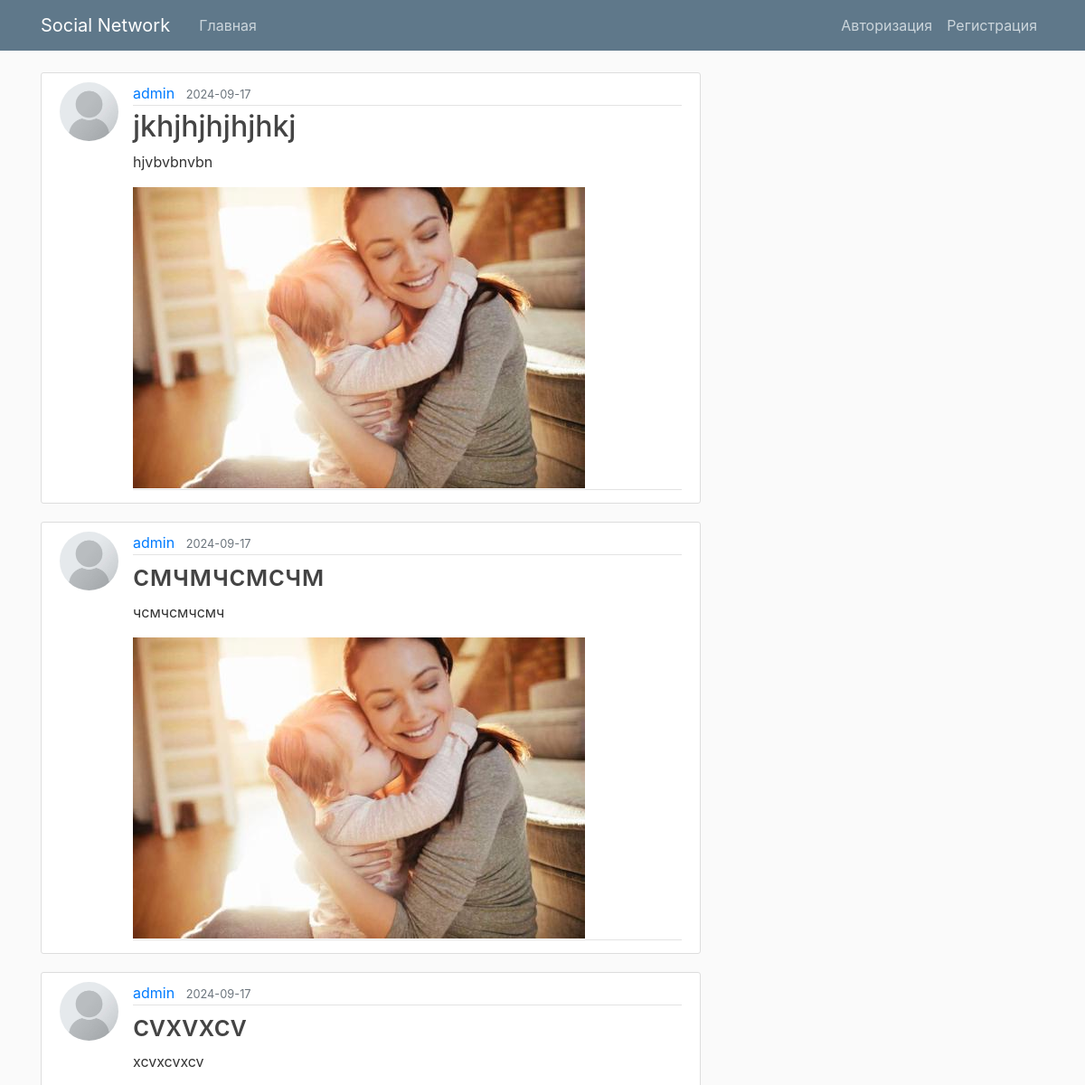
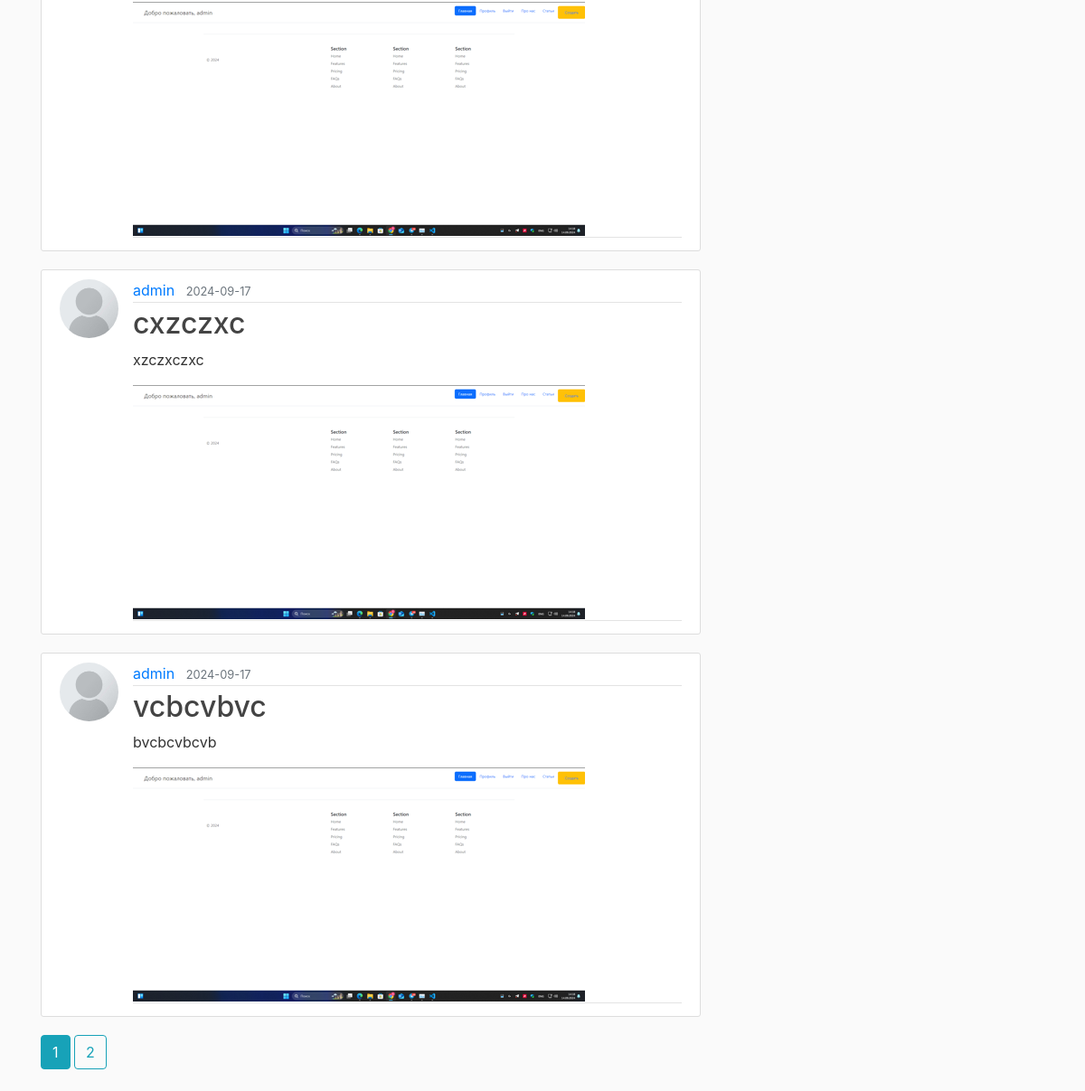
The page /home on the database its author committed (2 pictures, top to bottom).
### flaskblog/models.py (models this page shows, shortened)
class Post(db.Model):
    id = db.Column(db.Integer, primary_key=True)
    title = db.Column(db.String(100), nullable=False)
    date_posted = db.Column(db.DateTime, nullable=False, default=datetime.utcnow)
    content = db.Column(db.Text, nullable=False)
    post_image = db.Column(db.String(30), nullable=False, default='default.jpg')
    user_id = db.Column(db.Integer, db.ForeignKey('user.id'), nullable=False)

class User(db.Model, UserMixin):
    id = db.Column(db.Integer, primary_key=True)
    username = db.Column(db.String(20), unique=True, nullable=False)
    email = db.Column(db.String(120), unique=True, nullable=False)
    image_file = db.Column(db.String(20), nullable=False, default='default.jpg')
    password = db.Column(db.String(60), nullable=False)
    posts = db.relationship('Post', backref='author', lazy=True)

### flaskblog/routes.py (the view)
@app.route("/")
@app.route("/home")
def home():
    page = request.args.get('page', 1, type=int)
    posts = Post.query.order_by(Post.date_posted.desc()).paginate(page=page, per_page=5)
    return render_template('home.html', posts=posts)

### flaskblog/templates/home.html
{% extends "layout.html" %}
{% block content %}
    {% for post in posts.items %}
        <article class="media content-section">
          <img class="rounded-circle article-img" src="{{ url_for('static', filename='profile_pics/' + post.author.image_file) }}">
          <div class="media-body">
            <div class="article-metadata">
              <a class="mr-2" href="{{ url_for('user_posts', username=post.author.username) }}">{{ post.author.username }}</a>
              <small class="text-muted">{{ post.date_posted.strftime('%Y-%m-%d') }}</small>
            </div>
            <h2><a class="article-title" href="{{ url_for('post', post_id=post.id) }}">{{ post.title }}</a></h2>
            <p class="article-content">{{ post.content }}</p>
            <div class="article-metadata">
                <img class="" src="{{ url_for('static', filename='post_pics/' + post.post_image) }}">
            </div>
          </div>
        </article>
    {% endfor %}
    {% for page_num in posts.iter_pages(left_edge=1, right_edge=1, left_current=1, right_current=2) %}
      {% if page_num %}
        {% if posts.page == page_num %}
          <a class="btn btn-info mb-4" href="{{ url_for('home', page=page_num) }}">{{ page_num }}</a>
        {% else %}
          <a class="btn btn-outline-info mb-4" href="{{ url_for('home', page=page_num) }}">{{ page_num }}</a>
        {% endif %}
      {% else %}
        ...
      {% endif %}
    {% endfor %}
{% endblock content %}

### flaskblog/static/main.css (style rules this page uses)
body { background: #fafafa; color: #333333; margin-top: 5rem; }
h1, h2, h3, h4, h5, h6 { color: #444444; }
.content-section { background: #ffffff; padding: 10px 20px; border: 1px solid #dddddd; border-radius: 3px; margin-bottom: 20px; }
.article-title { color: #444444; }
.article-content { white-space: pre-line; }
.article-img { height: 65px; width: 65px; margin-right: 16px; }
.article-metadata { padding-bottom: 1px; margin-bottom: 4px; border-bottom: 1px solid #e3e3e3 }

### rows shown on the page
Post: image_file (placeholder picture), author.username "admin", date_posted "2024-09-17", title "jkhjhjhjhjhkj", content "hjvbvbnvbn", post_image (picture)
Post: image_file (placeholder picture), author.username "admin", date_posted "2024-09-17", title "смчмчсмсчм", content "чсмчсмчсмч", post_image (picture)
Post: image_file (placeholder picture), author.username "admin", date_posted "2024-09-17", title "cvxvxcv", content "xcvxcvxcv", post_image (picture)
Post: image_file (placeholder picture), author.username "admin", date_posted "2024-09-17", title "cxzczxc", content "xzczxczxc", post_image (picture)
Post: image_file (placeholder picture), author.username "admin", date_posted "2024-09-17", title "vcbcvbvc", content "bvcbcvbcvb", post_image (picture)

### other values the page prints
{{ page_num }} "1"
{{ page_num }} "2"
